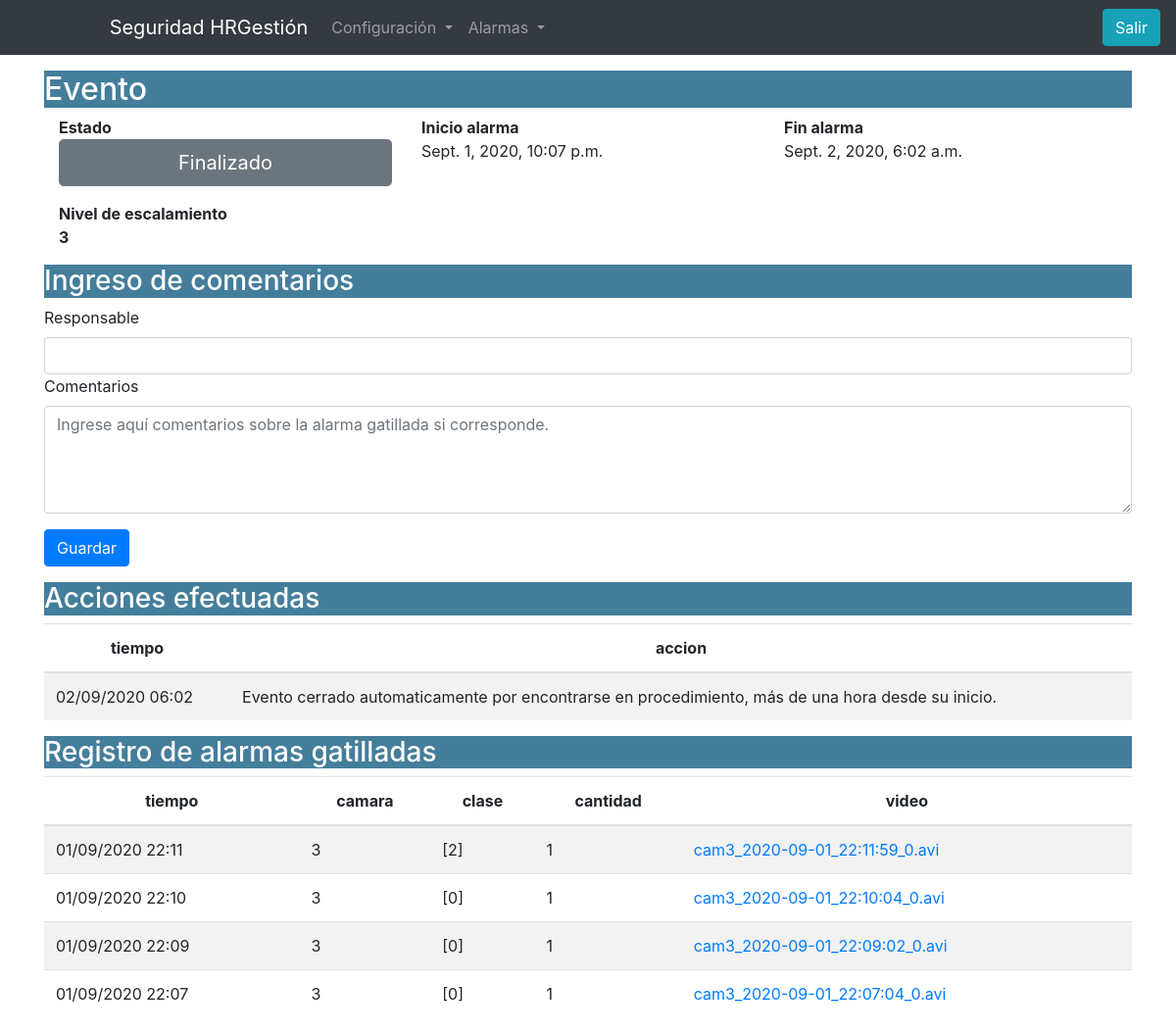
The page /alarmas/eventos/1/ (signed in) on the database its author committed.
### camaras/models.py (models this page shows, shortened)
class Eventos(models.Model):
    t_ini = models.DateTimeField('Fecha hora inicio',auto_now_add=True)
    t_fin = models.DateTimeField('Fecha hora termino',auto_now_add=False, blank=True, null=True)
    activo = models.BooleanField('Alarma activa',default=True)
    proced = models.BooleanField('En prodedimiento',default=False)
    estado = models.IntegerField('Nivel escalamiento',default=0)
    responsable = models.TextField('Responsable',blank=True, null=True)
    comentarios = models.TextField('Comentarios',blank=True, null=True)
    class Meta:
        verbose_name_plural = "Eventos"

class RegAcciones(models.Model):
    tiempo = models.DateTimeField('Fecha hora accion',auto_now_add=True)
    accion = models.CharField('Acciones',max_length=300)
    evento = models.ForeignKey('Eventos',blank=True, null=True, on_delete=models.PROTECT)
    class Meta:
        verbose_name_plural = "Acciones"

class Alarmas(models.Model):
    camara = models.ForeignKey('Camara', on_delete=models.PROTECT)
    tiempo = models.DateTimeField('Fecha hora',auto_now_add=False)
    clase = models.CharField(max_length=300)
    cantidad = models.IntegerField()
    video = models.CharField(max_length=300)
    recibido = models.DateTimeField('Recibido',blank=True, null=True,auto_now_add=False)
    evento = models.ForeignKey('Eventos',blank=True, null=True, on_delete=models.PROTECT)
    class Meta:
        verbose_name_plural = "Alarmas"

### camaras/views.py (the view)
# urls.py: path('alarmas/eventos', eventos_list, name='eventos_list'),
@login_required
def eventos(request, id):
    estado="Inactivo"
    escala = 0
    instance = get_object_or_404(Eventos, pk=id)
    reg = RegAcciones.objects.filter(evento=instance).order_by('-tiempo')
    if len(reg):
        df1 = pd.DataFrame(reg.values('tiempo','accion'))
        df1["tiempo"] = pd.DatetimeIndex(df1["tiempo"]).tz_convert('America/Santiago').strftime('%d/%m/%Y %H:%M')
        acciones_tbl = df1.to_html(
                classes=["table table-striped "],
                border=0 , justify='center',
                table_id="tabla_ala",
                index=False,
                escape=False,
                render_links=True)
    else:
        acciones_tbl = '<p>No hay acciones tomadas, verifique que existan responsables asignados\
         a cada nivel de escalamiento para su aviso.<p>'
    ala = Alarmas.objects.filter(evento=instance).order_by('-tiempo')
    df2 = pd.DataFrame(ala.values('tiempo','camara','clase','cantidad','video','pk'))
    df2["video"] = df2["pk"].apply(lambda x: '<a href="/video/{0}">{1}</a>'.format(x,df2[df2['pk']==x].video.values[0]))
    df2["tiempo"] = pd.DatetimeIndex(df2["tiempo"]).tz_convert('America/Santiago').strftime('%d/%m/%Y %H:%M')
    alarmas_tbl = df2.to_html(
            columns=['tiempo','camara','clase','cantidad','video'],
            classes=["table table-striped"],
            border=0 , justify='center',
            table_id="tabla_eve",
            index=False,
            escape=False,
            render_links=True)
    if request.method == 'POST':
        form = EventosForm(request.POST, instance=instance)
        form.save()
        if form.is_valid():
            print("paso x aquí EventosForm",)
            return redirect('eventos_list')
        else:
            print(request.POST, form.is_valid())
    else:
        form = EventosForm(instance=instance)
    cla = {
    0:'btn btn-danger btn-lg btn-block',
    1:'btn btn-warning btn-lg btn-block',
    2:'btn btn-secondary btn-lg btn-block' ,
    }
    msg = {
    0:'Alarma activada',
    1:'En procedimiento' ,
    2:'Finalizado' ,
    }
    if instance.activo==True and instance.proced==False:
        mensaje=msg[0]
        clase = cla[0]
        val_btn = 0
    elif instance.activo==True and instance.proced==True:
        mensaje=msg[1]
        clase = cla[1]
        val_btn = 1
    elif instance.activo==False and instance.proced==False:
        mensaje=msg[2]
        clase = cla[2]
        val_btn = 2
    else:
        print("alarma",instance.activo,"\nprocedimiento",instance.proced)
        mensaje = "Alm inactiva/proced activo "
        clase = cla[2]
        val_btn = 3
    content = {
    'mensaje':mensaje,
    'clase':clase,
    'val_btn':val_btn,
    'inicio':instance.t_ini,
    'fin':instance.t_fin,
    'eve_id': instance.pk,
    'escala':instance.estado,
    'form':form,
    'acciones':acciones_tbl,
    'alarmas':alarmas_tbl,
    }
    return render(request, 'eventos.html', content)

### camaras/forms.py
class EventosForm(forms.ModelForm):
    class Meta:
        fields = (
               'responsable', 'comentarios',
            )
        model = models.Eventos
        widgets = {
            'responsable':TextInput(attrs={'class':'form-control'}),
            'comentarios':Textarea(attrs={'class':'form-control',
                                            'placeholder':'Ingrese aquí comentarios sobre la alarma gatillada si corresponde.',
                                            'rows':"4"}),
        }

### templates/eventos.html (shortened to what this page needs)
{% extends 'base.html' %}
{% block content %}
{% load crispy_forms_tags %}
{% if user.is_authenticated %}
<div class="container">
<h2>Evento</h2>
<div class="container">
  <div class="row">
    <div class="col-sm">
      <b>Estado</b>
        <div>
            <button type="button" value="{{val_btn}}"  class="{{clase}}" id="btnestado">{{mensaje}}</button>
        </div>
    </div>
    <div class="col-sm">
      <b>Inicio alarma</b >
        <p>{{ inicio }}</p>
    </div>
    <div class="col-sm">
        <b>Fin alarma</b>
      <P>{{ fin }}</P>
    </div>
  </div>
</div>
<div class="container">
  <div class="row">
    <div class="col-sm">
      <b>Nivel de escalamiento</b>
      <p><b>{{escala}}</b></p>
    </div>
    <div class="col-sm">
    </div>
    <div class="col-sm">
    </div>
  </div>
</div>
<div id="sec_form" style="display: none">
    <h3>Ingreso de comentarios</h3>
    <form action="" method="post">
        {{ form|crispy }}
        <input type="submit" class="btn btn-primary" value="Guardar">
    </form>
</div>
</div>
<div class="container">
  <h3 >Acciones efectuadas</h3>
  {{acciones|safe}}
</div>
<div class="container">
  <h3>Registro de alarmas gatilladas</h3>
  {{alarmas|safe}}
</div>
{% endif %}
{% endblock %}

### templates/base.html (shortened to what this page needs)
<!DOCTYPE html>
  <html>
    <head>
        <link rel="stylesheet" href="https://stackpath.bootstrapcdn.com/bootstrap/4.3.1/css/bootstrap.min.css">
        <link rel="stylesheet" href="https://cdn.datatables.net/1.10.20/css/dataTables.bootstrap4.min.css">
        <link rel="stylesheet" href="https://cdnjs.cloudflare.com/ajax/libs/datepicker/0.6.5/datepicker.min.css" />
        <link rel="stylesheet" href="https://cdnjs.cloudflare.com/ajax/libs/font-awesome/4.7.0/css/font-awesome.min.css">
        <link rel="stylesheet" href="https://cdnjs.cloudflare.com/ajax/libs/jstree/3.2.1/themes/default/style.min.css" />
        </head>
        <body>
            {% include 'nav_bar.html' %}
                {% block content %}
                {% endblock %}
        <link rel="stylesheet" href="https://unpkg.com/bootstrap-table@1.14.2/dist/bootstrap-table.min.css">
        <link rel="stylesheet" type="text/css" href="https://cdn.datatables.net/1.10.20/css/jquery.dataTables.min.css">
        <link rel="stylesheet" type="text/css" href="https://cdn.datatables.net/buttons/1.5.6/css/buttons.dataTables.min.css">
        <link rel="stylesheet" href="https://cdnjs.cloudflare.com/ajax/libs/jquery-toast-plugin/1.3.2/jquery.toast.css" />
    </body>
  </html>

### templates/nav_bar.html (shortened to what this page needs)
{% load static %}
<nav class="navbar navbar-expand-lg navbar-dark bg-dark">
  <a class="navbar-brand" href="/">
    <img src="#" width="90" height="30" class="d-inline-block align-top" alt="" style="font-size:10vw;">
    Seguridad HRGestión
  </a>
  <div class="collapse navbar-collapse" id="navbarText">
    <ul class="navbar-nav mr-auto">
        {% if user.is_authenticated %}
        <li class="nav-item dropdown">
        <a class="nav-link dropdown-toggle" href="#" id="navbarDropdown" role="button" data-toggle="dropdown" aria-haspopup="true" aria-expanded="false">
          Configuración
        </a>
      </li>
      <li class="nav-item dropdown">
        <a class="nav-link dropdown-toggle" href="#" id="navbarDropdown" role="button" data-toggle="dropdown" aria-haspopup="true" aria-expanded="false">
          Alarmas
        </a>
      </li>
          {% endif %}
    </ul>
        <form class="form-inline my-2 my-lg-0">
      {% if user.is_authenticated %}
      <button class="btn btn-info" type="submit" formaction="{% url 'logout' %}">Salir</button>
      {% else %}
      <button class="btn btn-info" type="submit" formaction="{% url 'login' %}">Entrar</button>
      {% endif %}
    </form>
  </div>
</nav>

### templates/base.html (style rules this page uses)
.navbar ul li { list-style-type: none; padding: 0; }

### templates/eventos.html (style rules this page uses)
h2,h2,h3 { color: white; background-color:#447e9b; }

### rows shown on the page
Eventos: t_ini "Sept. 1, 2020, 10:07 p.m.", t_fin "Sept. 2, 2020, 6:02 a.m."
RegAcciones: accion "tiempo accion 02/09/2020 06:02 Evento cerrado automaticamente por encontrarse en procedimiento, más de una hora desde su inicio."
Alarmas: video "tiempo camara clase cantidad video 01/09/2020 22:11 3 [2] 1 cam3_2020-09-01_22:11:59_0.avi 01/09/2020 22:10 3 [0] 1 cam3_2020-09-01_22:10:04_0.avi 01/09/2020 22:09 3 [0] 1 cam3_2020-09-01_22:09:02_0.avi 01/09/2020 22:07 3 [0] 1 cam3_2020-09-01_22:07:04_0.avi"

### other values the page prints
{{ mensaje }} "Finalizado"
{{ escala }} "3"
